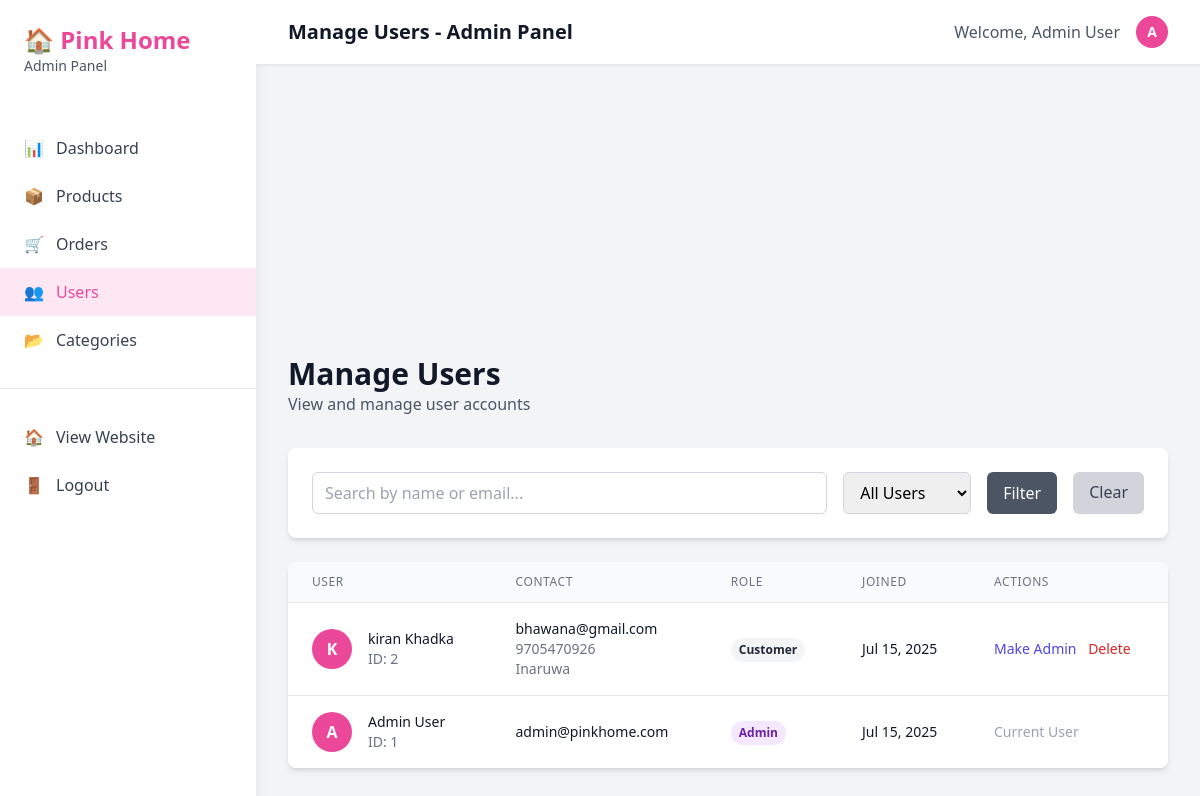
The page /admin/users.php (signed in) on the database its author committed.
### tables this page shows
CREATE TABLE `users` (
  `id` int(11) NOT NULL,
  `full_name` varchar(100) NOT NULL,
  `email` varchar(100) NOT NULL,
  `password` varchar(255) NOT NULL,
  `phone` varchar(20) DEFAULT NULL,
  `address` text DEFAULT NULL,
  `city` varchar(50) DEFAULT NULL,
  `postal_code` varchar(10) DEFAULT NULL,
  `is_admin` tinyint(1) DEFAULT 0,
  `created_at` timestamp NOT NULL DEFAULT current_timestamp()
);

### include/session.php (called while the page is built, shortened)
<?php
function getCurrentUserId() {
    return $_SESSION['user_id'] ?? null;
}
?>

### admin/users.php (the view, shortened to what this page needs)
<?php
require_once '../include/session.php';
$conn = getConnection();
$search = $_GET['search'] ?? '';
$where_conditions = [];
$params = [];
$where_clause = $where_conditions ? "WHERE " . implode(" AND ", $where_conditions) : "";
$stmt = $conn->prepare("SELECT * FROM users $where_clause ORDER BY created_at DESC");
$stmt->execute($params);
$users = $stmt->fetchAll();
require_once 'header.php';
?>
<div class="flex-1 p-8">
    <div class="mb-8">
        <div class="flex justify-between items-center">
            <div>
                <h1 class="text-3xl font-bold text-gray-900">Manage Users</h1>
                <p class="text-gray-600">View and manage user accounts</p>
            </div>
        </div>
    </div>
    <div class="bg-white rounded-lg shadow-md p-6 mb-6">
        <form method="GET" class="flex flex-wrap gap-4">
            <div class="flex-1 min-w-64">
                <input type="text" name="search" value="<?php echo htmlspecialchars($search); ?>"
                       placeholder="Search by name or email..."
                       class="w-full px-3 py-2 border border-gray-300 rounded-md focus:outline-none focus:ring-2 focus:ring-pink-primary">
            </div>
            <div>
                <select name="user_type" class="px-3 py-2 border border-gray-300 rounded-md focus:outline-none focus:ring-2 focus:ring-pink-primary">
                    <option value="">All Users</option>
                </select>
            </div>
            <button type="submit" class="bg-gray-600 text-white px-4 py-2 rounded-md hover:bg-gray-700 transition-colors">
                Filter
            </button>
            <a href="users.php" class="bg-gray-300 text-gray-700 px-4 py-2 rounded-md hover:bg-gray-400 transition-colors">
                Clear
            </a>
        </form>
    </div>
    <div class="bg-white rounded-lg shadow-md overflow-hidden">
        <div class="overflow-x-auto">
            <table class="min-w-full divide-y divide-gray-200">
                <thead class="bg-gray-50">
                    <tr>
                        <th class="px-6 py-3 text-left text-xs font-medium text-gray-500 uppercase tracking-wider">User</th>
                        <th class="px-6 py-3 text-left text-xs font-medium text-gray-500 uppercase tracking-wider">Contact</th>
                        <th class="px-6 py-3 text-left text-xs font-medium text-gray-500 uppercase tracking-wider">Role</th>
                        <th class="px-6 py-3 text-left text-xs font-medium text-gray-500 uppercase tracking-wider">Joined</th>
                        <th class="px-6 py-3 text-left text-xs font-medium text-gray-500 uppercase tracking-wider">Actions</th>
                    </tr>
                </thead>
                <tbody class="bg-white divide-y divide-gray-200">
                    <?php foreach ($users as $user): ?>
                        <tr>
                            <td class="px-6 py-4 whitespace-nowrap">
                                <div class="flex items-center">
                                    <div class="w-10 h-10 bg-pink-primary rounded-full flex items-center justify-center">
                                        <span class="text-white font-semibold"><?php echo strtoupper(substr($user['full_name'], 0, 1)); ?></span>
                                    </div>
                                    <div class="ml-4">
                                        <div class="text-sm font-medium text-gray-900"><?php echo htmlspecialchars($user['full_name']); ?></div>
                                        <div class="text-sm text-gray-500">ID: <?php echo $user['id']; ?></div>
                                    </div>
                                </div>
                            </td>
                            <td class="px-6 py-4 whitespace-nowrap">
                                <div class="text-sm text-gray-900"><?php echo htmlspecialchars($user['email']); ?></div>
                                <?php if ($user['phone']): ?>
                                    <div class="text-sm text-gray-500"><?php echo htmlspecialchars($user['phone']); ?></div>
                                <?php endif; ?>
                                <?php if ($user['city']): ?>
                                    <div class="text-sm text-gray-500"><?php echo htmlspecialchars($user['city']); ?></div>
                                <?php endif; ?>
                            </td>
                            <td class="px-6 py-4 whitespace-nowrap">
                                <?php if ($user['is_admin']): ?>
                                    <span class="inline-flex px-2 py-1 text-xs font-semibold rounded-full bg-purple-100 text-purple-800">
                                        Admin
                                    </span>
                                <?php else: ?>
                                    <span class="inline-flex px-2 py-1 text-xs font-semibold rounded-full bg-gray-100 text-gray-800">
                                        Customer
                                    </span>
                                <?php endif; ?>
                            </td>
                            <td class="px-6 py-4 whitespace-nowrap text-sm text-gray-900">
                                <?php echo date('M j, Y', strtotime($user['created_at'])); ?>
                            </td>
                            <td class="px-6 py-4 whitespace-nowrap text-sm font-medium space-x-2">
                                <?php if ($user['id'] != getCurrentUserId()): ?>
                                    <form method="POST" class="inline">
                                        <button type="submit" class="text-indigo-600 hover:text-indigo-900">
                                            <?php echo $user['is_admin'] ? 'Remove Admin' : 'Make Admin'; ?>
                                        </button>
                                    </form>
                                    <form method="POST" class="inline" onsubmit="return confirmDelete('Are you sure you want to delete this user?')">
                                        <button type="submit" class="text-red-600 hover:text-red-900">Delete</button>
                                    </form>
                                <?php else: ?>
                                    <span class="text-gray-400">Current User</span>
                                <?php endif; ?>
                            </td>
                        </tr>
                    <?php endforeach; ?>
                </tbody>
            </table>
        </div>
    </div>
</div>
<?php require_once 'footer.php'; ?>

### rows shown on the page
users: full_name "K", full_name "kiran Khadka", id "2", email "bhawana@gmail.com", phone "9705470926", city "Inaruwa", is_admin "Customer", created_at "Jul 15, 2025"
users: full_name "A", full_name "Admin User", id "1", email "admin@pinkhome.com", is_admin "Admin", created_at "Jul 15, 2025", shows "Current User"

### other values the page prints
$pageTitle "Manage Users - Admin Panel"
$_SESSION['user_name'] "Admin User"
substr($_SESSION['user_name'], 0, 1) "A"
